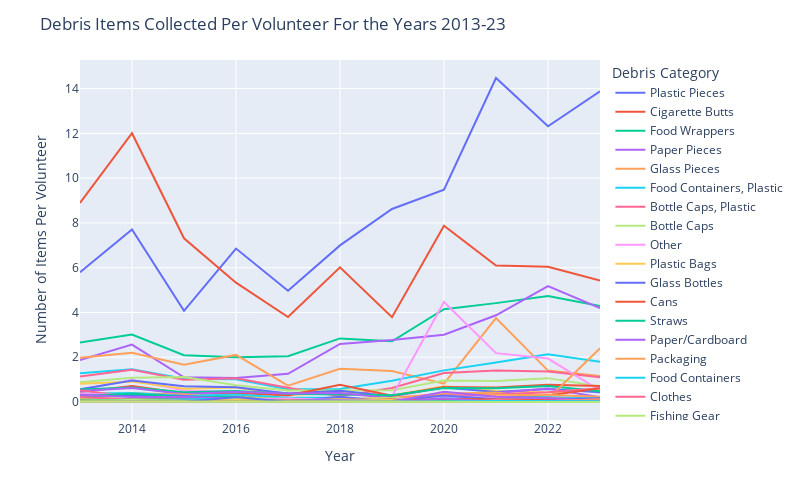

Write notebook code for a chart like this one.
### Markdown cell above
# Debris Items Per Volunteer

## Grouped by Category
Now that we know that there's a significant correlation between the number of debris items and the number of volunteers, let's plot the number of debris items per volunteer over time. By dividing number of items by number of volunteers we can to some extent factor out that effect. Here I'm making line graphs rather than bar plots, since line graphs provides a more direct way of comparison of amounts compared to bars stacked on top of each other.

### Code cell
fig = graph_maker.item_per_volunteer()
fig.show()

### Figure 1 — Plotly figure (JSON) as saved in the notebook; plotly's stock layout.template omitted (floating-point values rounded to 4 significant figures)
{"data": [{"hovertemplate": "variable=Plastic Pieces<br>index=%{x}<br>value=%{y}<extra></extra>", "legendgroup": "Plastic Pieces", "line": {"color": "#636efa", "dash": "solid"}, "marker": {"symbol": "circle"}, "mode": "lines", "name": "Plastic Pieces", "orientation": "v", "showlegend": true, "type": "scatter", "x": [2013, 2014, 2015, 2016, 2017, 2018, 2019, 2020, 2021, 2022, 2023], "xaxis": "x", "y": [5.797, 7.706, 4.075, 6.856, 4.967, 6.996, 8.622, 9.486, 14.47, 12.32, 13.88], "yaxis": "y"}, {"hovertemplate": "variable=Cigarette Butts<br>index=%{x}<br>value=%{y}<extra></extra>", "legendgroup": "Cigarette Butts", "line": {"color": "#EF553B", "dash": "solid"}, "marker": {"symbol": "circle"}, "mode": "lines", "name": "Cigarette Butts", "orientation": "v", "showlegend": true, "type": "scatter", "x": [2013, 2014, 2015, 2016, 2017, 2018, 2019, 2020, 2021, 2022, 2023], "xaxis": "x", "y": [8.89, 12.01, 7.313, 5.331, 3.799, 6.018, 3.786, 7.878, 6.099, 6.037, 5.421], "yaxis": "y"}, {"hovertemplate": "variable=Food Wrappers<br>index=%{x}<br>value=%{y}<extra></extra>", "legendgroup": "Food Wrappers", "line": {"color": "#00cc96", "dash": "solid"}, "marker": {"symbol": "circle"}, "mode": "lines", "name": "Food Wrappers", "orientation": "v", "showlegend": true, "type": "scatter", "x": [2013, 2014, 2015, 2016, 2017, 2018, 2019, 2020, 2021, 2022, 2023], "xaxis": "x", "y": [2.656, 3.017, 2.092, 1.999, 2.042, 2.841, 2.711, 4.144, 4.417, 4.734, 4.284], "yaxis": "y"}, {"hovertemplate": "variable=Paper Pieces<br>index=%{x}<br>value=%{y}<extra></extra>", "legendgroup": "Paper Pieces", "line": {"color": "#ab63fa", "dash": "solid"}, "marker": {"symbol": "circle"}, "mode": "lines", "name": "Paper Pieces", "orientation": "v", "showlegend": true, "type": "scatter", "x": [2013, 2014, 2015, 2016, 2017, 2018, 2019, 2020, 2021, 2022, 2023], "xaxis": "x", "y": [1.877, 2.565, 1.101, 1.073, 1.259, 2.596, 2.775, 3.008, 3.875, 5.176, 4.199], "yaxis": "y"}, {"hovertemplate": "variable=Glass Pieces<br>index=%{x}<br>value=%{y}<extra></extra>", "legendgroup": "Glass Pieces", "line": {"color": "#FFA15A", "dash": "solid"}, "marker": {"symbol": "circle"}, "mode": "lines", "name": "Glass Pieces", "orientation": "v", "showlegend": true, "type": "scatter", "x": [2013, 2014, 2015, 2016, 2017, 2018, 2019, 2020, 2021, 2022, 2023], "xaxis": "x", "y": [1.981, 2.203, 1.668, 2.103, 0.7335, 1.484, 1.38, 0.8196, 3.751, 1.402, 1.161], "yaxis": "y"}, {"hovertemplate": "variable=Food Containers, Plastic<br>index=%{x}<br>value=%{y}<extra></extra>", "legendgroup": "Food Containers, Plastic", "line": {"color": "#19d3f3", "dash": "solid"}, "marker": {"symbol": "circle"}, "mode": "lines", "name": "Food Containers, Plastic", "orientation": "v", "showlegend": true, "type": "scatter", "x": [2013, 2014, 2015, 2016, 2017, 2018, 2019, 2020, 2021, 2022, 2023], "xaxis": "x", "y": [1.286, 1.466, 1.041, 1.013, 0.5745, 0.5808, 0.9448, 1.413, 1.769, 2.136, 1.796], "yaxis": "y"}, {"hovertemplate": "variable=Bottle Caps, Plastic<br>index=%{x}<br>value=%{y}<extra></extra>", "legendgroup": "Bottle Caps, Plastic", "line": {"color": "#FF6692", "dash": "solid"}, "marker": {"symbol": "circle"}, "mode": "lines", "name": "Bottle Caps, Plastic", "orientation": "v", "showlegend": true, "type": "scatter", "x": [2013, 2014, 2015, 2016, 2017, 2018, 2019, 2020, 2021, 2022, 2023], "xaxis": "x", "y": [1.135, 1.442, 0.9961, 1.063, 0.6378, 0.2569, 0.6262, 1.297, 1.411, 1.364, 1.1], "yaxis": "y"}, {"hovertemplate": "variable=Bottle Caps<br>index=%{x}<br>value=%{y}<extra></extra>", "legendgroup": "Bottle Caps", "line": {"color": "#B6E880", "dash": "solid"}, "marker": {"symbol": "circle"}, "mode": "lines", "name": "Bottle Caps", "orientation": "v", "showlegend": true, "type": "scatter", "x": [2013, 2014, 2015, 2016, 2017, 2018, 2019, 2020, 2021, 2022, 2023], "xaxis": "x", "y": [0.8875, 1.081, 1.113, 0.7496, 0.5166, 0.521, 0.5205, 0.9628, 0.9374, 1.066, 0.6963], "yaxis": "y"}, {"hovertemplate": "variable=Other<br>index=%{x}<br>value=%{y}<extra></extra>", "legendgroup": "Other", "line": {"color": "#FF97FF", "dash": "solid"}, "marker": {"symbol": "circle"}, "mode": "lines", "name": "Other", "orientation": "v", "showlegend": true, "type": "scatter", "x": [2013, 2014, 2015, 2016, 2017, 2018, 2019, 2020, 2021, 2022, 2023], "xaxis": "x", "y": [0.5461, 0.9795, 0.5165, 0.4608, 0.3535, 0.4626, 0.2495, 4.47, 2.183, 1.94, 0.5137], "yaxis": "y"}, {"hovertemplate": "variable=Plastic Bags<br>index=%{x}<br>value=%{y}<extra></extra>", "legendgroup": "Plastic Bags", "line": {"color": "#FECB52", "dash": "solid"}, "marker": {"symbol": "circle"}, "mode": "lines", "name": "Plastic Bags", "orientation": "v", "showlegend": true, "type": "scatter", "x": [2013, 2014, 2015, 2016, 2017, 2018, 2019, 2020, 2021, 2022, 2023], "xaxis": "x", "y": [0.811, 0.91, 0.5936, 0.652, 0.3169, 0.3995, 0.2907, 0.7012, 0.4915, 0.4294, 0.5412], "yaxis": "y"}, {"hovertemplate": "variable=Glass Bottles<br>index=%{x}<br>value=%{y}<extra></extra>", "legendgroup": "Glass Bottles", "line": {"color": "#636efa", "dash": "solid"}, "marker": {"symbol": "circle"}, "mode": "lines", "name": "Glass Bottles", "orientation": "v", "showlegend": true, "type": "scatter", "x": [2013, 2014, 2015, 2016, 2017, 2018, 2019, 2020, 2021, 2022, 2023], "xaxis": "x", "y": [0.5673, 0.9576, 0.709, 0.6591, 0.3829, 0.507, 0.2611, 0.6427, 0.4476, 0.5845, 0.4325], "yaxis": "y"}, {"hovertemplate": "variable=Cans<br>index=%{x}<br>value=%{y}<extra></extra>", "legendgroup": "Cans", "line": {"color": "#EF553B", "dash": "solid"}, "marker": {"symbol": "circle"}, "mode": "lines", "name": "Cans", "orientation": "v", "showlegend": true, "type": "scatter", "x": [2013, 2014, 2015, 2016, 2017, 2018, 2019, 2020, 2021, 2022, 2023], "xaxis": "x", "y": [0.4425, 0.7144, 0.3898, 0.4034, 0.2898, 0.7744, 0.2819, 0.6675, 0.6497, 0.7757, 0.7126], "yaxis": "y"}, {"hovertemplate": "variable=Straws<br>index=%{x}<br>value=%{y}<extra></extra>", "legendgroup": "Straws", "line": {"color": "#00cc96", "dash": "solid"}, "marker": {"symbol": "circle"}, "mode": "lines", "name": "Straws", "orientation": "v", "showlegend": true, "type": "scatter", "x": [2013, 2014, 2015, 2016, 2017, 2018, 2019, 2020, 2021, 2022, 2023], "xaxis": "x", "y": [0.5626, 0.644, 0.4337, 0.4888, 0.3652, 0.3452, 0.3038, 0.6242, 0.6114, 0.7192, 0.4817], "yaxis": "y"}, {"hovertemplate": "variable=Paper/Cardboard<br>index=%{x}<br>value=%{y}<extra></extra>", "legendgroup": "Paper/Cardboard", "line": {"color": "#ab63fa", "dash": "solid"}, "marker": {"symbol": "circle"}, "mode": "lines", "name": "Paper/Cardboard", "orientation": "v", "showlegend": true, "type": "scatter", "x": [2013, 2014, 2015, 2016, 2017, 2018, 2019, 2020, 2021, 2022, 2023], "xaxis": "x", "y": [0.4919, 0.6225, 0.3614, 0.4558, 0.3795, 0.404, 0.1724, 0.2074, 0.3983, 0.6007, 0.2151], "yaxis": "y"}, {"hovertemplate": "variable=Packaging<br>index=%{x}<br>value=%{y}<extra></extra>", "legendgroup": "Packaging", "line": {"color": "#FFA15A", "dash": "solid"}, "marker": {"symbol": "circle"}, "mode": "lines", "name": "Packaging", "orientation": "v", "showlegend": true, "type": "scatter", "x": [2013, 2014, 2015, 2016, 2017, 2018, 2019, 2020, 2021, 2022, 2023], "xaxis": "x", "y": [0.2501, 0.395, 0.3402, 0.2407, 0.1573, 0.1257, 0.1876, 0.364, 0.4225, 0.1436, 2.401], "yaxis": "y"}, {"hovertemplate": "variable=Food Containers<br>index=%{x}<br>value=%{y}<extra></extra>", "legendgroup": "Food Containers", "line": {"color": "#19d3f3", "dash": "solid"}, "marker": {"symbol": "circle"}, "mode": "lines", "name": "Food Containers", "orientation": "v", "showlegend": true, "type": "scatter", "x": [2013, 2014, 2015, 2016, 2017, 2018, 2019, 2020, 2021, 2022, 2023], "xaxis": "x", "y": [0.3637, 0.3999, 0.27, 0.3328, 0.1882, 0.1853, 0.07462, 0.2539, 0.1526, 0.1442, 0.087], "yaxis": "y"}, {"hovertemplate": "variable=Clothes<br>index=%{x}<br>value=%{y}<extra></extra>", "legendgroup": "Clothes", "line": {"color": "#FF6692", "dash": "solid"}, "marker": {"symbol": "circle"}, "mode": "lines", "name": "Clothes", "orientation": "v", "showlegend": true, "type": "scatter", "x": [2013, 2014, 2015, 2016, 2017, 2018, 2019, 2020, 2021, 2022, 2023], "xaxis": "x", "y": [0.5236, 0.222, 0.1224, 0.123, 0.001073, 0, 0.1591, 0.3048, 0.3343, 0.4367, 0.6123], "yaxis": "y"}, {"hovertemplate": "variable=Fishing Gear<br>index=%{x}<br>value=%{y}<extra></extra>", "legendgroup": "Fishing Gear", "line": {"color": "#B6E880", "dash": "solid"}, "marker": {"symbol": "circle"}, "mode": "lines", "name": "Fishing Gear", "orientation": "v", "showlegend": true, "type": "scatter", "x": [2013, 2014, 2015, 2016, 2017, 2018, 2019, 2020, 2021, 2022, 2023], "xaxis": "x", "y": [0.1402, 0.3026, 0.2368, 0.1621, 0.1418, 0.1101, 0.1766, 0.1228, 0.18, 0.2066, 0.1712], "yaxis": "y"}, {"hovertemplate": "variable=Tobacco<br>index=%{x}<br>value=%{y}<extra></extra>", "legendgroup": "Tobacco", "line": {"color": "#FF97FF", "dash": "solid"}, "marker": {"symbol": "circle"}, "mode": "lines", "name": "Tobacco", "orientation": "v", "showlegend": true, "type": "scatter", "x": [2013, 2014, 2015, 2016, 2017, 2018, 2019, 2020, 2021, 2022, 2023], "xaxis": "x", "y": [0.3837, 0.2871, 0.2503, 0.1094, 0.02771, 0.02558, 0.07086, 0.2507, 0.1823, 0.09454, 0.05346], "yaxis": "y"}, {"hovertemplate": "variable=Balloons<br>index=%{x}<br>value=%{y}<extra></extra>", "legendgroup": "Balloons", "line": {"color": "#FECB52", "dash": "solid"}, "marker": {"symbol": "circle"}, "mode": "lines", "name": "Balloons", "orientation": "v", "showlegend": true, "type": "scatter", "x": [2013, 2014, 2015, 2016, 2017, 2018, 2019, 2020, 2021, 2022, 2023], "xaxis": "x", "y": [0.2164, 0.3382, 0.1239, 0.1499, 0.06203, 0.09646, 0.05757, 0.1031, 0.141, 0.1165, 0.1092], "yaxis": "y"}, {"hovertemplate": "variable=Nails<br>index=%{x}<br>value=%{y}<extra></extra>", "legendgroup": "Nails", "line": {"color": "#636efa", "dash": "solid"}, "marker": {"symbol": "circle"}, "mode": "lines", "name": "Nails", "orientation": "v", "showlegend": true, "type": "scatter", "x": [2013, 2014, 2015, 2016, 2017, 2018, 2019, 2020, 2021, 2022, 2023], "xaxis": "x", "y": [0.2532, 0.3259, 0.2697, 0.09828, 0.01984, 0.2349, 0, 0, 0, 0, 0], "yaxis": "y"}, {"hovertemplate": "variable=Wood Pieces<br>index=%{x}<br>value=%{y}<extra></extra>", "legendgroup": "Wood Pieces", "line": {"color": "#EF553B", "dash": "solid"}, "marker": {"symbol": "circle"}, "mode": "lines", "name": "Wood Pieces", "orientation": "v", "showlegend": true, "type": "scatter", "x": [2013, 2014, 2015, 2016, 2017, 2018, 2019, 2020, 2021, 2022, 2023], "xaxis": "x", "y": [0.1021, 0.1326, 0.1469, 0.09036, 0.004827, 0, 0.125, 0.1444, 0.1807, 0.2951, 0.6173], "yaxis": "y"}, {"hovertemplate": "variable=Foil<br>index=%{x}<br>value=%{y}<extra></extra>", "legendgroup": "Foil", "line": {"color": "#00cc96", "dash": "solid"}, "marker": {"symbol": "circle"}, "mode": "lines", "name": "Foil", "orientation": "v", "showlegend": true, "type": "scatter", "x": [2013, 2014, 2015, 2016, 2017, 2018, 2019, 2020, 2021, 2022, 2023], "xaxis": "x", "y": [0.2698, 0.3706, 0.22, 0.2193, 0, 0.00605, 0, 0, 0, 0, 0], "yaxis": "y"}, {"hovertemplate": "variable=Fireworks<br>index=%{x}<br>value=%{y}<extra></extra>", "legendgroup": "Fireworks", "line": {"color": "#ab63fa", "dash": "solid"}, "marker": {"symbol": "circle"}, "mode": "lines", "name": "Fireworks", "orientation": "v", "showlegend": true, "type": "scatter", "x": [2013, 2014, 2015, 2016, 2017, 2018, 2019, 2020, 2021, 2022, 2023], "xaxis": "x", "y": [0.3286, 0.218, 0.228, 0.1663, 0.02717, 0.0261, 0.008604, 0.0006363, 0.01387, 0.01332, 0.0005044], "yaxis": "y"}, {"hovertemplate": "variable=Beach Gear<br>index=%{x}<br>value=%{y}<extra></extra>", "legendgroup": "Beach Gear", "line": {"color": "#FFA15A", "dash": "solid"}, "marker": {"symbol": "circle"}, "mode": "lines", "name": "Beach Gear", "orientation": "v", "showlegend": true, "type": "scatter", "x": [2013, 2014, 2015, 2016, 2017, 2018, 2019, 2020, 2021, 2022, 2023], "xaxis": "x", "y": [0.08134, 0.1335, 0.05755, 0.05491, 0.04201, 0.122, 0.1014, 0.406, 0.3187, 0.3118, 0.2315], "yaxis": "y"}, {"hovertemplate": "variable=Personal Hygiene<br>index=%{x}<br>value=%{y}<extra></extra>", "legendgroup": "Personal Hygiene", "line": {"color": "#19d3f3", "dash": "solid"}, "marker": {"symbol": "circle"}, "mode": "lines", "name": "Personal Hygiene", "orientation": "v", "showlegend": true, "type": "scatter", "x": [2013, 2014, 2015, 2016, 2017, 2018, 2019, 2020, 2021, 2022, 2023], "xaxis": "x", "y": [0.08362, 0.1039, 0.1023, 0.1495, 0.11, 0.06517, 0.08463, 0.2202, 0.1985, 0.2105, 0.1495], "yaxis": "y"}, {"hovertemplate": "variable=Lighters<br>index=%{x}<br>value=%{y}<extra></extra>", "legendgroup": "Lighters", "line": {"color": "#FF6692", "dash": "solid"}, "marker": {"symbol": "circle"}, "mode": "lines", "name": "Lighters", "orientation": "v", "showlegend": true, "type": "scatter", "x": [2013, 2014, 2015, 2016, 2017, 2018, 2019, 2020, 2021, 2022, 2023], "xaxis": "x", "y": [0.2214, 0.1093, 0.06818, 0.05586, 0.03575, 0.04062, 0.02534, 0.03182, 0.04129, 0.1737, 0.09053], "yaxis": "y"}, {"hovertemplate": "variable=Bandaids<br>index=%{x}<br>value=%{y}<extra></extra>", "legendgroup": "Bandaids", "line": {"color": "#B6E880", "dash": "solid"}, "marker": {"symbol": "circle"}, "mode": "lines", "name": "Bandaids", "orientation": "v", "showlegend": true, "type": "scatter", "x": [2013, 2014, 2015, 2016, 2017, 2018, 2019, 2020, 2021, 2022, 2023], "xaxis": "x", "y": [0.08025, 0.09648, 0.04705, 0.03925, 0.05649, 0.06033, 0.05569, 0.05472, 0.08918, 0.1092, 0.06985], "yaxis": "y"}, {"hovertemplate": "variable=Lids<br>index=%{x}<br>value=%{y}<extra></extra>", "legendgroup": "Lids", "line": {"color": "#FF97FF", "dash": "solid"}, "marker": {"symbol": "circle"}, "mode": "lines", "name": "Lids", "orientation": "v", "showlegend": true, "type": "scatter", "x": [2013, 2014, 2015, 2016, 2017, 2018, 2019, 2020, 2021, 2022, 2023], "xaxis": "x", "y": [0, 0, 0, 0.08688, 0.1523, 0.08038, 0.08447, 0.2615, 0.1757, 0.1214, 0.1251], "yaxis": "y"}, {"hovertemplate": "variable=Construction Materials<br>index=%{x}<br>value=%{y}<extra></extra>", "legendgroup": "Construction Materials", "line": {"color": "#FECB52", "dash": "solid"}, "marker": {"symbol": "circle"}, "mode": "lines", "name": "Construction Materials", "orientation": "v", "showlegend": true, "type": "scatter", "x": [2013, 2014, 2015, 2016, 2017, 2018, 2019, 2020, 2021, 2022, 2023], "xaxis": "x", "y": [0.07861, 0.01846, 0, 0.1174, 0.04308, 0.07969, 0.08666, 0.1056, 0.1506, 0.07208, 0.09734], "yaxis": "y"}, {"hovertemplate": "variable=Utensils<br>index=%{x}<br>value=%{y}<extra></extra>", "legendgroup": "Utensils", "line": {"color": "#636efa", "dash": "solid"}, "marker": {"symbol": "circle"}, "mode": "lines", "name": "Utensils", "orientation": "v", "showlegend": true, "type": "scatter", "x": [2013, 2014, 2015, 2016, 2017, 2018, 2019, 2020, 2021, 2022, 2023], "xaxis": "x", "y": [0, 0, 0, 0.06742, 0.08473, 0.06724, 0.04568, 0.2883, 0.1189, 0.1133, 0.1627], "yaxis": "y"}, {"hovertemplate": "variable=Strapping Bands<br>index=%{x}<br>value=%{y}<extra></extra>", "legendgroup": "Strapping Bands", "line": {"color": "#EF553B", "dash": "solid"}, "marker": {"symbol": "circle"}, "mode": "lines", "name": "Strapping Bands", "orientation": "v", "showlegend": true, "type": "scatter", "x": [2013, 2014, 2015, 2016, 2017, 2018, 2019, 2020, 2021, 2022, 2023], "xaxis": "x", "y": [0.06326, 0.006976, 0.0001296, 0.06821, 0.0345, 0.04408, 0.04239, 0.1324, 0.1077, 0.1042, 0.06884], "yaxis": "y"}, {"hovertemplate": "variable=6-Pack Holders<br>index=%{x}<br>value=%{y}<extra></extra>", "legendgroup": "6-Pack Holders", "line": {"color": "#00cc96", "dash": "solid"}, "marker": {"symbol": "circle"}, "mode": "lines", "name": "6-Pack Holders", "orientation": "v", "showlegend": true, "type": "scatter", "x": [2013, 2014, 2015, 2016, 2017, 2018, 2019, 2020, 2021, 2022, 2023], "xaxis": "x", "y": [0.06794, 0.09755, 0.03901, 0.02057, 0.008044, 0.005877, 0.01205, 0, 0.01189, 0.02533, 0.01034], "yaxis": "y"}, {"hovertemplate": "variable=PPE<br>index=%{x}<br>value=%{y}<extra></extra>", "legendgroup": "PPE", "line": {"color": "#ab63fa", "dash": "solid"}, "marker": {"symbol": "circle"}, "mode": "lines", "name": "PPE", "orientation": "v", "showlegend": true, "type": "scatter", "x": [2013, 2014, 2015, 2016, 2017, 2018, 2019, 2020, 2021, 2022, 2023], "xaxis": "x", "y": [0, 0, 0, 0, 0, 0, 0, 0.4582, 0.2372, 0.1645, 0.0469], "yaxis": "y"}, {"hovertemplate": "variable=Batteries<br>index=%{x}<br>value=%{y}<extra></extra>", "legendgroup": "Batteries", "line": {"color": "#FFA15A", "dash": "solid"}, "marker": {"symbol": "circle"}, "mode": "lines", "name": "Batteries", "orientation": "v", "showlegend": true, "type": "scatter", "x": [2013, 2014, 2015, 2016, 2017, 2018, 2019, 2020, 2021, 2022, 2023], "xaxis": "x", "y": [0.02668, 0.0235, 0.02165, 0.03545, 0.08098, 0.02558, 0.01205, 0.02036, 0.02246, 0.03265, 0.1218], "yaxis": "y"}, {"hovertemplate": "variable=Bottles, Plastic<br>index=%{x}<br>value=%{y}<extra></extra>", "legendgroup": "Bottles, Plastic", "line": {"color": "#19d3f3", "dash": "solid"}, "marker": {"symbol": "circle"}, "mode": "lines", "name": "Bottles, Plastic", "orientation": "v", "showlegend": true, "type": "scatter", "x": [2013, 2014, 2015, 2016, 2017, 2018, 2019, 2020, 2021, 2022, 2023], "xaxis": "x", "y": [0.04127, 0.03681, 0.06753, 0.04874, 0.03075, 0.01711, 0.02065, 0, 0.02114, 0.01593, 0.03455], "yaxis": "y"}, {"hovertemplate": "variable=Syringes<br>index=%{x}<br>value=%{y}<extra></extra>", "legendgroup": "Syringes", "line": {"color": "#FF6692", "dash": "solid"}, "marker": {"symbol": "circle"}, "mode": "lines", "name": "Syringes", "orientation": "v", "showlegend": true, "type": "scatter", "x": [2013, 2014, 2015, 2016, 2017, 2018, 2019, 2020, 2021, 2022, 2023], "xaxis": "x", "y": [0.01524, 0.0176, 0.02787, 0.0595, 0.02431, 0.04183, 0.0244, 0.028, 0.03336, 0.05276, 0.07137], "yaxis": "y"}, {"hovertemplate": "variable=Footwear<br>index=%{x}<br>value=%{y}<extra></extra>", "legendgroup": "Footwear", "line": {"color": "#B6E880", "dash": "solid"}, "marker": {"symbol": "circle"}, "mode": "lines", "name": "Footwear", "orientation": "v", "showlegend": true, "type": "scatter", "x": [2013, 2014, 2015, 2016, 2017, 2018, 2019, 2020, 2021, 2022, 2023], "xaxis": "x", "y": [0.05869, 0.08623, 0.04161, 0.04684, 0.0001788, 0, 0, 0, 0, 0.004179, 0.007565], "yaxis": "y"}, {"hovertemplate": "variable=Cigar Tips<br>index=%{x}<br>value=%{y}<extra></extra>", "legendgroup": "Cigar Tips", "line": {"color": "#FF97FF", "dash": "solid"}, "marker": {"symbol": "circle"}, "mode": "lines", "name": "Cigar Tips", "orientation": "v", "showlegend": true, "type": "scatter", "x": [2013, 2014, 2015, 2016, 2017, 2018, 2019, 2020, 2021, 2022, 2023], "xaxis": "x", "y": [0, 0.01964, 0.0005185, 0.05681, 0.03057, 0.03526, 0.04349, 0.0006363, 0.06474, 0.03343, 0.003278], "yaxis": "y"}, {"hovertemplate": "variable=Rope<br>index=%{x}<br>value=%{y}<extra></extra>", "legendgroup": "Rope", "line": {"color": "#FECB52", "dash": "solid"}, "marker": {"symbol": "circle"}, "mode": "lines", "name": "Rope", "orientation": "v", "showlegend": true, "type": "scatter", "x": [2013, 2014, 2015, 2016, 2017, 2018, 2019, 2020, 2021, 2022, 2023], "xaxis": "x", "y": [0, 0, 0.009203, 0.09052, 0.02252, 0.02351, 0.0463, 0.004454, 0.04889, 0.01671, 0.0007565], "yaxis": "y"}, {"hovertemplate": "variable=Beverage Bottles<br>index=%{x}<br>value=%{y}<extra></extra>", "legendgroup": "Beverage Bottles", "line": {"color": "#636efa", "dash": "solid"}, "marker": {"symbol": "circle"}, "mode": "lines", "name": "Beverage Bottles", "orientation": "v", "showlegend": true, "type": "scatter", "x": [2013, 2014, 2015, 2016, 2017, 2018, 2019, 2020, 2021, 2022, 2023], "xaxis": "x", "y": [0, 0, 0, 0.2236, 0, 0, 0, 0, 0, 0, 0], "yaxis": "y"}, {"hovertemplate": "variable=Tires<br>index=%{x}<br>value=%{y}<extra></extra>", "legendgroup": "Tires", "line": {"color": "#EF553B", "dash": "solid"}, "marker": {"symbol": "circle"}, "mode": "lines", "name": "Tires", "orientation": "v", "showlegend": true, "type": "scatter", "x": [2013, 2014, 2015, 2016, 2017, 2018, 2019, 2020, 2021, 2022, 2023], "xaxis": "x", "y": [0.0122, 0.02093, 0.014, 0.01124, 0.008581, 0.006093, 0.005788, 0.01336, 0.006276, 0.007051, 0.002774], "yaxis": "y"}, {"hovertemplate": "variable=Bagged Pet Waste<br>index=%{x}<br>value=%{y}<extra></extra>", "legendgroup": "Bagged Pet Waste", "line": {"color": "#00cc96", "dash": "solid"}, "marker": {"symbol": "circle"}, "mode": "lines", "name": "Bagged Pet Waste", "orientation": "v", "showlegend": true, "type": "scatter", "x": [2013, 2014, 2015, 2016, 2017, 2018, 2019, 2020, 2021, 2022, 2023], "xaxis": "x", "y": [0.01209, 0, 0, 0, 0, 0, 0, 0.04454, 0.05252, 0.04414, 0.03203], "yaxis": "y"}, {"hovertemplate": "variable=Beverage Pouches<br>index=%{x}<br>value=%{y}<extra></extra>", "legendgroup": "Beverage Pouches", "line": {"color": "#ab63fa", "dash": "solid"}, "marker": {"symbol": "circle"}, "mode": "lines", "name": "Beverage Pouches", "orientation": "v", "showlegend": true, "type": "scatter", "x": [2013, 2014, 2015, 2016, 2017, 2018, 2019, 2020, 2021, 2022, 2023], "xaxis": "x", "y": [0, 0, 0, 0, 0, 0, 0, 0.1527, 0.01618, 0.04492, 0.04136], "yaxis": "y"}, {"hovertemplate": "variable=Appliances<br>index=%{x}<br>value=%{y}<extra></extra>", "legendgroup": "Appliances", "line": {"color": "#FFA15A", "dash": "solid"}, "marker": {"symbol": "circle"}, "mode": "lines", "name": "Appliances", "orientation": "v", "showlegend": true, "type": "scatter", "x": [2013, 2014, 2015, 2016, 2017, 2018, 2019, 2020, 2021, 2022, 2023], "xaxis": "x", "y": [0.01601, 0.01363, 0.005962, 0.01013, 0.007508, 0.003111, 0.003598, 0, 0.007267, 0.001306, 0.01765], "yaxis": "y"}, {"hovertemplate": "variable=E-Waste<br>index=%{x}<br>value=%{y}<extra></extra>", "legendgroup": "E-Waste", "line": {"color": "#19d3f3", "dash": "solid"}, "marker": {"symbol": "circle"}, "mode": "lines", "name": "E-Waste", "orientation": "v", "showlegend": true, "type": "scatter", "x": [2013, 2014, 2015, 2016, 2017, 2018, 2019, 2020, 2021, 2022, 2023], "xaxis": "x", "y": [0, 0, 0, 0, 0, 0, 0, 0.02418, 0.04096, 0.01907, 0.02824], "yaxis": "y"}, {"hovertemplate": "variable=Car Parts<br>index=%{x}<br>value=%{y}<extra></extra>", "legendgroup": "Car Parts", "line": {"color": "#FF6692", "dash": "solid"}, "marker": {"symbol": "circle"}, "mode": "lines", "name": "Car Parts", "orientation": "v", "showlegend": true, "type": "scatter", "x": [2013, 2014, 2015, 2016, 2017, 2018, 2019, 2020, 2021, 2022, 2023], "xaxis": "x", "y": [0.003375, 0.01084, 0.00674, 0.01203, 0, 0, 0, 0, 0, 0, 0], "yaxis": "y"}, {"hovertemplate": "variable=Bikes<br>index=%{x}<br>value=%{y}<extra></extra>", "legendgroup": "Bikes", "line": {"color": "#B6E880", "dash": "solid"}, "marker": {"symbol": "circle"}, "mode": "lines", "name": "Bikes", "orientation": "v", "showlegend": true, "type": "scatter", "x": [2013, 2014, 2015, 2016, 2017, 2018, 2019, 2020, 2021, 2022, 2023], "xaxis": "x", "y": [0.006751, 0.007512, 0.002333, 0.007754, 0, 0, 0, 0, 0, 0, 0], "yaxis": "y"}], "layout": {"autosize": false, "height": 500, "legend": {"title": {"text": "Debris Category"}, "tracegroupgap": 0}, "margin": {"t": 60}, "title": {"text": "Debris Items Collected Per Volunteer For the Years 2013-23"}, "width": 800, "xaxis": {"anchor": "y", "autorange": true, "domain": [0, 1], "range": [2013, 2023], "title": {"text": "Year"}, "type": "linear"}, "yaxis": {"anchor": "x", "autorange": true, "domain": [0, 1], "range": [-0.8041, 15.28], "title": {"text": "Number of Items Per Volunteer"}, "type": "linear"}}}
